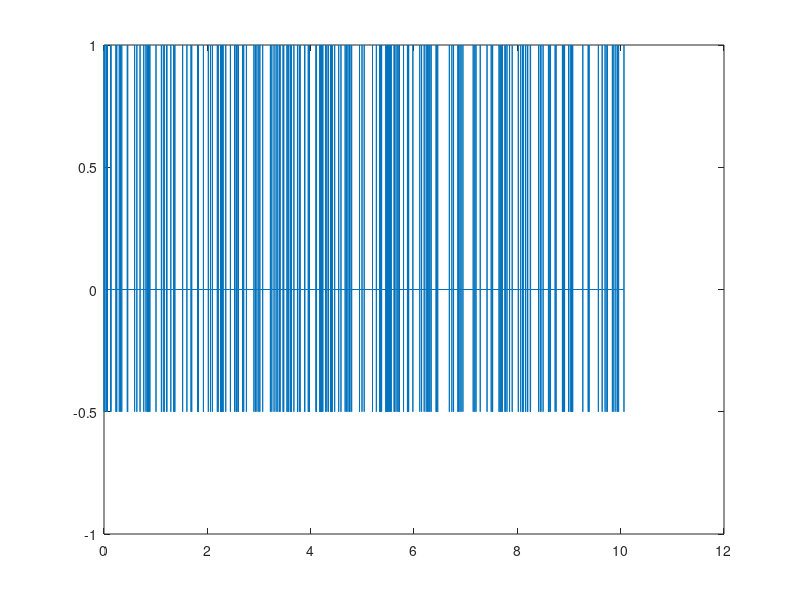
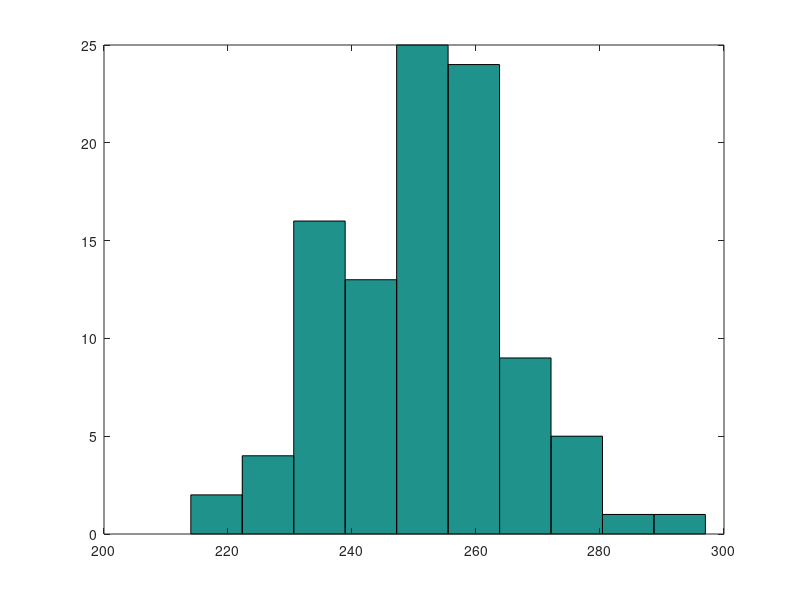

Here is the MATLAB script that generated these plots, in order:
lambda = 25;
% single spike train
duration = 0.0;
spike_times = [];
while (duration < 10)
  % the mean of an exponential distribution is
  % 1/lambda
  interval = exprnd(1/lambda);
  spike_time = duration + interval;
  spike_times = [spike_times; spike_time];
  duration = duration + interval;
end
figure
% simple trick to plot spike train from times
t = zeros(1,length(spike_times)*4);
t(1:4:length(t)) = spike_times;
t(2:4:length(t)) = spike_times;
t(3:4:length(t)) = spike_times;
t(4:4:length(t)) = spike_times;
x = zeros(1,length(spike_times)*4);
x(2:4:length(x)) = ones(1,length(spike_times));
x(3:4:length(x)) = -0.5*ones(1,length(spike_times));
plot(t,x)

% histogram of multiple trials
trial_count = 0;
trials = [];
while (trial_count < 100)
  spike_times = [];
  duration = 0.0;
  while (duration < 10)
    interval = exprnd(1/lambda);
    spike_times = [spike_times; interval];
    duration = duration + interval;
  end
  trials = [trials; length(spike_times)];
  trial_count = trial_count + 1;
end
trials
figure
hist(trials)
  


